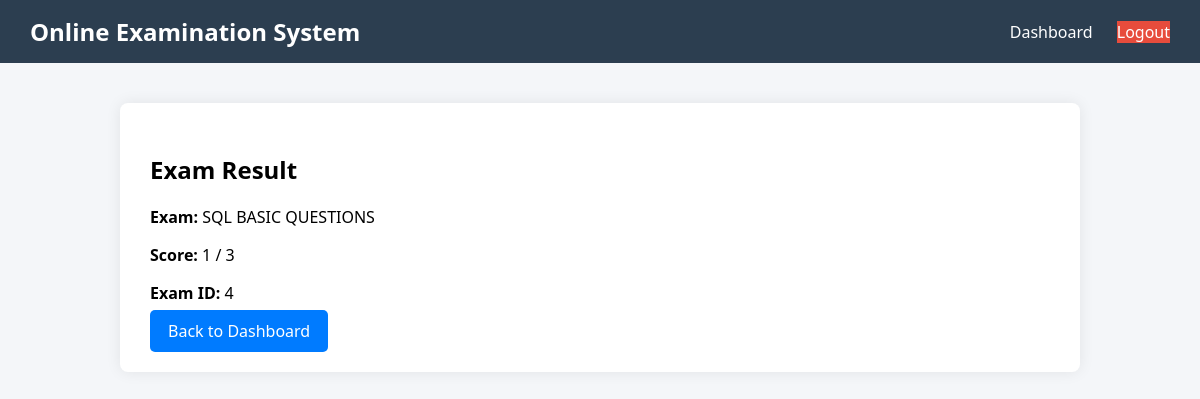
The app's page /results/result/ (signed in) with its own data.
### results/models.py (models this page shows)
class Result(models.Model):
    user = models.ForeignKey(User, on_delete=models.CASCADE)
    exam = models.ForeignKey(Exam, on_delete=models.CASCADE)
    exam_code = models.CharField(max_length=20, unique=True)
    score = models.IntegerField()
    total = models.IntegerField()
    created_at = models.DateTimeField(auto_now_add=True)

### exams/models.py (models this page shows, shortened)
class Exam(models.Model):
    subject = models.ForeignKey('Subject', on_delete=models.CASCADE)
    title = models.CharField(max_length=200)
    duration = models.IntegerField(help_text="Minutes")
    total_questions = models.IntegerField()
    start_time = models.DateTimeField(default=timezone.now)
    end_time = models.DateTimeField(default=timezone.now)

### results/views.py (the view)
# urls.py: path('result/', exam_result, name='exam_result'),
def exam_result(request):
    result = Result.objects.filter(user=request.user).last()
    return render(request, 'result.html', {'result': result})

### results/templates/result.html
{% extends 'base.html' %}
{% block content %}
<h2>Exam Result</h2>
<p><strong>Exam:</strong> {{ result.exam.title }}</p>
<p><strong>Score:</strong> {{ result.score }} / {{ result.total }}</p>
<p><strong>Exam ID:</strong> {{ result.exam_id }}</p>
<a href="{% url 'dashboard' %}" class="btn">Back to Dashboard</a>
{% endblock %}

### accounts/templates/base.html (style rules this page uses)
body { margin: 0; font-family: "Segoe UI", Tahoma, sans-serif; background-color: #f4f6f9; }
.btn { padding: 10px 18px; background: #007bff; color: white; border: none; border-radius: 5px; cursor: pointer; text-decoration: none; }

### records on screen
Result: exam "SQL BASIC QUESTIONS", score "1", total "3", exam_id "4"
